Frame 1 (no input): blank canvas, image omitted
Frame 60 (no input): blank canvas, image omitted
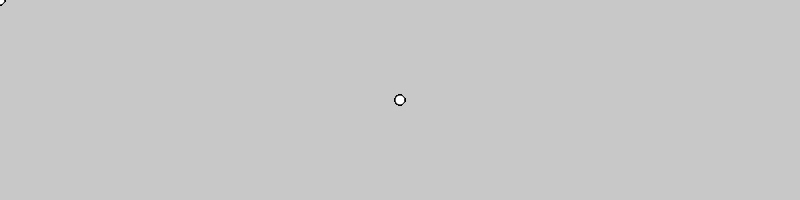
Frame 120 (the mouse pressed at the canvas centre since frame 60)

The p5.js sketch whose frames 1 and 60 were blank and that drew this single picture after the mouse press (run headless with seeded random() and noise() and a simulated clock; from frame 60 on, the mouse is pressed at the canvas centre):

// p5.js sketch
// ── sketch.js
function setup() {
  createCanvas(800, 200);
  background(200);
}

function draw() {
  // background(220);
  circle(mouseX, mouseY, 10);

}
// ── style.css
html, body {
  margin: 0;
  padding: 0;
  align-content: center;
  text-align: center;
  color: #ca6767;
  background-color: #000;
}

canvas {
  display: block;
  margin-top: 30px;
  margin-left: auto;
  margin-right: auto;
}
